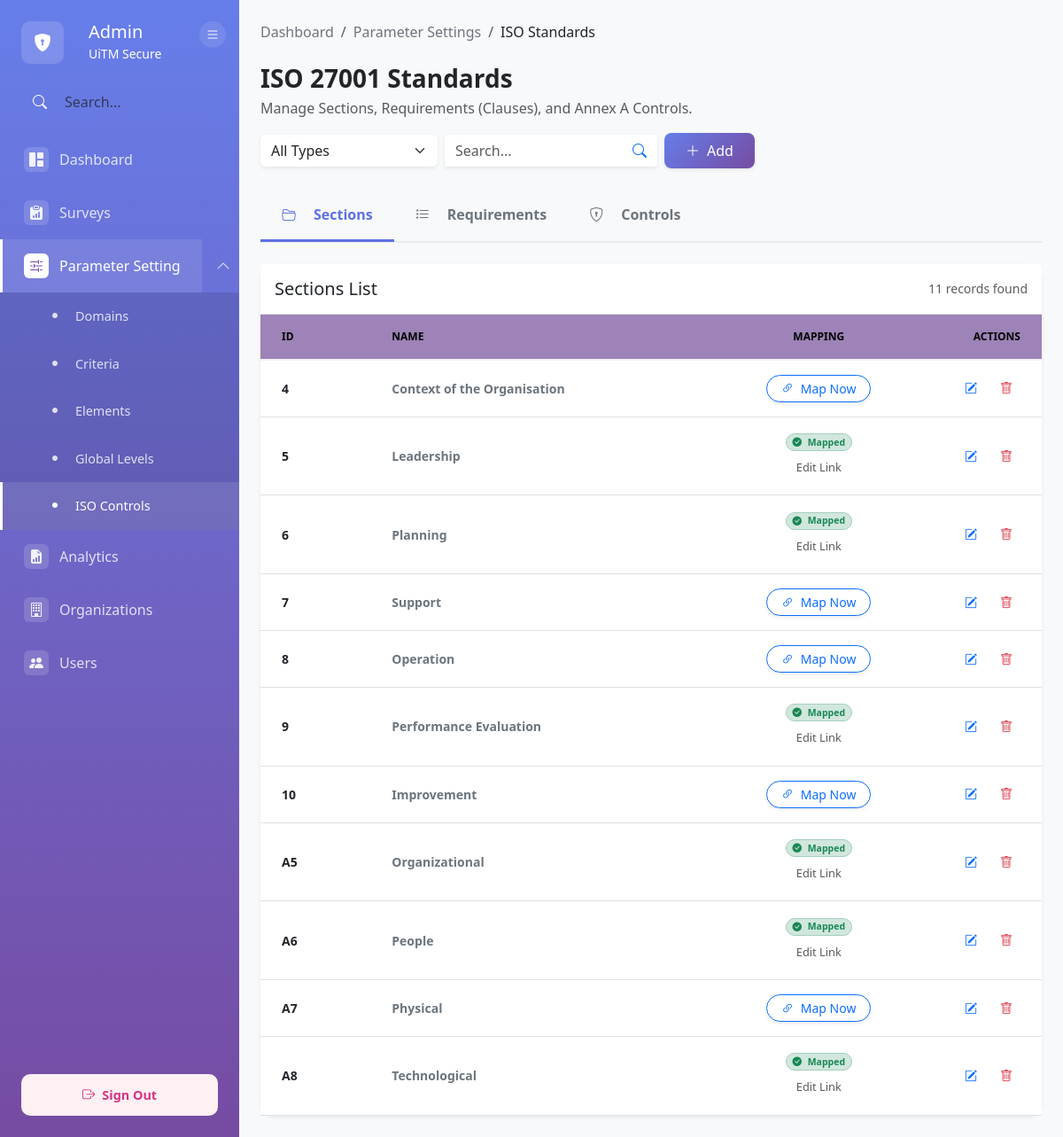
The app's page /modules/admin/iso/index.php (signed in) with its own data.
### tables this page shows
CREATE TABLE `section` (
  `sec_ID` varchar(10) NOT NULL,
  `type` varchar(15) NOT NULL,
  `sec_name` varchar(50) NOT NULL
);

### src/config/database.php (called while the page is built, shortened)
<?php
class Database {
    private $host = DB_HOST;
    private $db_name = DB_NAME;
    private $username = DB_USER;
    private $password = DB_PASS;
    private $charset = DB_CHARSET;
    private $conn = null;
    public function getConnection() {
        if ($this->conn === null) {
            try {
                $dsn = "mysql:host={$this->host};dbname={$this->db_name};charset={$this->charset}";
                $options = [
                    PDO::ATTR_ERRMODE => PDO::ERRMODE_EXCEPTION,
                    PDO::ATTR_DEFAULT_FETCH_MODE => PDO::FETCH_ASSOC,
                    PDO::ATTR_EMULATE_PREPARES => false,
                    PDO::MYSQL_ATTR_INIT_COMMAND => "SET NAMES {$this->charset}"
                ];
                $this->conn = new PDO($dsn, $this->username, $this->password, $options);
                $this->conn->exec("SET time_zone = '+08:00'");
            } catch(PDOException $e) {
                error_log("Connection Error: " . $e->getMessage());
                die("Database connection failed. Please contact administrator.");
            }
        }
        return $this->conn;
    }
    public function query($sql, $params = []) {
        try {
            $stmt = $this->conn->prepare($sql);
            $stmt->execute($params);
            return $stmt;
        } catch(PDOException $e) {
            error_log("Query Error: " . $e->getMessage());
            throw new Exception("Database query failed: " . $e->getMessage());
        }
    }
    public function fetchAll($sql, $params = []) {
        $stmt = $this->query($sql, $params);
        return $stmt->fetchAll();
    }
}
?>

### src/modules/admin/iso/index.php (the view, shortened to what this page needs)
<?php
$db = new Database();
$active_tab = $_GET['tab'] ?? 'sections';
$search = $_GET['search'] ?? '';
$data = [];
$params = [];
if ($active_tab === 'sections') {
    $sql = "SELECT section.*,
            (SELECT COUNT(*) FROM domain d WHERE d.sec_ID = section.sec_ID) as mapped_count
            FROM section WHERE 1=1";
    $sql .= " ORDER BY CASE WHEN sec_ID REGEXP '^[0-9]+$' THEN 0 ELSE 1 END, CAST(sec_ID AS UNSIGNED), sec_ID ASC";
    $data = $db->fetchAll($sql, $params);
}
?>
<!DOCTYPE html>
<html lang="en">
<head>
    <link href="https://cdn.jsdelivr.net/npm/bootstrap@5.3.0/dist/css/bootstrap.min.css" rel="stylesheet">
    <link rel="stylesheet" href="https://cdn.jsdelivr.net/npm/bootstrap-icons@1.11.0/font/bootstrap-icons.css">
</head>
<body>
    <div class="container-fluid p-0 h-100">
        <div class="row g-0 h-100">
            <div class="col-auto">
                <?php include_once __DIR__ . '/../../includes/admin_sidebar.php'; ?>
            </div>
            <div class="col main-content-wrapper">
                <div class="main-content px-4 py-4">
                    <nav aria-label="breadcrumb" class="mb-4">
                        <ol class="breadcrumb">
                            <li class="breadcrumb-item"><a href="../dashboard.php" class="text-decoration-none text-secondary">Dashboard</a></li>
                            <li class="breadcrumb-item"><a href="../parameter-settings.php" class="text-decoration-none text-secondary">Parameter Settings</a></li>
                            <li class="breadcrumb-item active text-dark">ISO Standards</li>
                        </ol>
                    </nav>
                    <div class="d-flex flex-wrap justify-content-between align-items-center mb-4 gap-3">
                        <div>
                            <h3 class="fw-bold mb-1">ISO 27001 Standards</h3>
                            <p class="text-muted mb-0">Manage Sections, Requirements (Clauses), and Annex A Controls.</p>
                        </div>
                        <div class="d-flex gap-2 align-items-center">
                            <form method="GET" class="d-flex gap-2">
                                <select name="filter" class="form-select border-0 shadow-sm" style="max-width: 200px;" onchange="this.form.submit()">
                                    <option value="">All <?php echo ($active_tab === 'sections') ? 'Types' : 'Sections'; ?></option>
                                </select>
                                <div class="input-group shadow-sm">
                                    <input type="text" name="search" class="form-control border-0" placeholder="Search..." value="<?php echo htmlspecialchars($search); ?>">
                                    <button class="btn btn-white bg-white border-0" type="submit"><i class="bi bi-search text-primary"></i></button>
                                </div>
                            </form>
                            <a href="add-<?php echo substr($active_tab, 0, -1); ?>.php" class="btn btn-gradient-primary shadow-sm px-4 py-2 rounded-3">
                                <i class="bi bi-plus-lg me-2"></i>Add
                            </a>
                        </div>
                    </div>
                    <ul class="nav nav-tabs mb-4">
                        <li class="nav-item"><a class="nav-link <?php echo $active_tab === 'sections' ? 'active' : ''; ?>" href="?tab=sections"><i class="bi bi-folder2-open me-2"></i>Sections</a></li>
                        <li class="nav-item"><a class="nav-link <?php echo $active_tab === 'requirements' ? 'active' : ''; ?>" href="?tab=requirements"><i class="bi bi-list-task me-2"></i>Requirements</a></li>
                        <li class="nav-item"><a class="nav-link <?php echo $active_tab === 'controls' ? 'active' : ''; ?>" href="?tab=controls"><i class="bi bi-shield-lock me-2"></i>Controls</a></li>
                    </ul>
                    <div class="card border-0 shadow-sm rounded-4">
                        <div class="card-header bg-white border-bottom py-3 d-flex justify-content-between align-items-center">
                            <h5 class="mb-0"><?php echo ucfirst($active_tab); ?> List</h5>
                            <small class="text-muted"><?php echo count($data); ?> records found</small>
                        </div>
                        <div class="table-responsive">
                            <table class="table table-hover align-middle mb-0">
                                <thead>
                                    <tr>
                                        <th class="ps-4" style="width: 15%;">ID</th>
                                        <th style="width: 45%;">Name</th>
                                        <th class="text-center">Mapping</th>
                                        <th class="text-end pe-4">Actions</th>
                                    </tr>
                                </thead>
                                <tbody>
                                    <?php if (empty($data)): ?>
                                        <tr>
                                            <td colspan="4" class="text-center py-5 text-muted">
                                                <i class="bi bi-inbox display-4 d-block mb-2"></i>
                                                No records found.
                                            </td>
                                        </tr>
                                    <?php else: ?>
                                        <?php
                                        $urlParams = "";
                                        ?>
                                        <?php foreach ($data as $row): ?>
                                            <?php
                                                $mapType = '';
                                                $mapID = '';
                                                $itemName = '';
                                                if ($active_tab === 'sections') {
                                                    $mapType = 'section';
                                                    $mapID = $row['sec_ID'];
                                                    $itemName = $row['sec_name'];
                                                } elseif ($active_tab === 'requirements') {
                                                    $mapType = 'requirement';
                                                    $mapID = $row['sub_req_ID'];
                                                    $itemName = $row['sub_req_name'];
                                                } elseif ($active_tab === 'controls') {
                                                    $mapType = 'control';
                                                    $mapID = $row['sub_con_ID'];
                                                    $itemName = $row['sub_con_name'];
                                                }
                                                $isMapped = false;
                                                if ($active_tab === 'requirements') {
                                                    $isMapped = ($row['is_mapped'] == 1);
                                                } else {
                                                    $isMapped = ($row['mapped_count'] > 0);
                                                }
                                            ?>
                                            <tr class="iso-row" onclick="viewDetails('<?php echo $mapType; ?>', '<?php echo $mapID; ?>', event)">
                                                <td class="ps-4 fw-bold text-dark"><?php echo htmlspecialchars($mapID); ?></td>
                                                <td>
                                                    <span class="fw-semibold text-secondary"><?php echo htmlspecialchars($itemName); ?></span>
                                                </td>
                                                <td class="text-center no-click" onclick="event.stopPropagation()">
                                                    <?php if ($isMapped): ?>
                                                        <div class="mb-1">
                                                            <span class="badge bg-success-subtle text-success border border-success-subtle rounded-pill">
                                                                <i class="bi bi-check-circle-fill me-1"></i> Mapped
                                                            </span>
                                                        </div>
                                                        <a href="map_iso.php?type=<?php echo $mapType; ?>&id=<?php echo urlencode($mapID); ?><?php echo $urlParams; ?>"
                                                           class="btn btn-sm btn-link text-decoration-none text-muted" style="font-size: 0.8rem;">
                                                            Edit Link
                                                        </a>
                                                    <?php else: ?>
                                                        <a href="map_iso.php?type=<?php echo $mapType; ?>&id=<?php echo urlencode($mapID); ?><?php echo $urlParams; ?>"
                                                           class="btn btn-sm btn-outline-primary rounded-pill px-3 shadow-sm">
                                                            <i class="bi bi-link-45deg me-1"></i> Map Now
                                                        </a>
                                                    <?php endif; ?>
                                                </td>
                                                <td class="text-end pe-4 no-click" onclick="event.stopPropagation()">
                                                    <div class="d-flex justify-content-end gap-2">
                                                        <a href="edit-<?php echo $mapType; ?>.php?id=<?php echo urlencode($mapID); ?>"
                                                           class="btn btn-sm btn-link text-primary"
                                                           title="Edit">
                                                            <i class="bi bi-pencil-square"></i>
                                                        </a>
                                                        <button class="btn btn-sm btn-link text-danger"
                                                                onclick="confirmDelete('<?php echo $mapType; ?>', '<?php echo $mapID; ?>')"
                                                                title="Delete">
                                                            <i class="bi bi-trash"></i>
                                                        </button>
                                                    </div>
                                                </td>
                                            </tr>
                                        <?php endforeach; ?>
                                    <?php endif; ?>
                                </tbody>
                            </table>
                        </div>
                    </div>
                </div>
            </div>
        </div>
    </div>
</body>
</html>

### src/modules/admin/iso/index.php (style rules this page uses)
html, body { height: 100%; margin: 0; padding: 0; overflow-x: hidden; background-color: #f8f9fa; }
.main-content-wrapper { margin-left: 270px; width: calc(100% - 270px); }
.table th { font-weight: 700; background-color: #9d83b7ff; border-bottom: 2px solid #f0f2f5; color: black; text-transform: uppercase; font-size: 0.75rem; padding: 1rem; }
.table td { padding: 1rem; vertical-align: middle; color: #67748e; font-size: 0.875rem; }
.nav-tabs { border-bottom: 2px solid #e9ecef; }
.nav-tabs .nav-link { border: none; color: #6c757d; font-weight: 600; padding: 1rem 1.5rem; transition: all 0.2s; }
.nav-tabs .nav-link.active { color: #5e72e4; border-bottom: 3px solid #5e72e4; background: transparent; }
.card { border: none; border-radius: 16px; box-shadow: 0 4px 6px rgba(50, 50, 93, 0.11); }
.btn-gradient-primary { background: linear-gradient(135deg, #667eea 0%, #764ba2 100%); border: none; color: white; }
.iso-row { cursor: pointer; transition: background-color 0.2s; }
.no-click { cursor: default; }

### src/modules/includes/admin_sidebar.php (style rules this page uses)
@media (min-width: 992px) { .main-content-wrapper { margin-left: 270px !important; width: calc(100% - 270px) !important; transition: all 0.3s ease; } }
.nav-link { color: rgba(255,255,255,0.8); padding: 1rem 1.5rem; border-left: 3px solid transparent; border-radius: 0; display: flex; align-items: center; gap: 12px; transition: all 0.15s ease-in-out; cursor: pointer; text-decoration: none; white-space: nowrap; }

### records on screen
section: sec_ID "4", sec_name "Context of the Organisation"
section: sec_ID "5", sec_name "Leadership"
section: sec_ID "6", sec_name "Planning"
section: sec_ID "7", sec_name "Support"
section: sec_ID "8", sec_name "Operation"
section: sec_ID "9", sec_name "Performance Evaluation"
section: sec_ID "10", sec_name "Improvement"
section: sec_ID "A5", sec_name "Organizational"
section: sec_ID "A6", sec_name "People"
section: sec_ID "A7", sec_name "Physical"
section: sec_ID "A8", sec_name "Technological"

### other values on screen
$active_tab "Sections"
count($data) "11"
